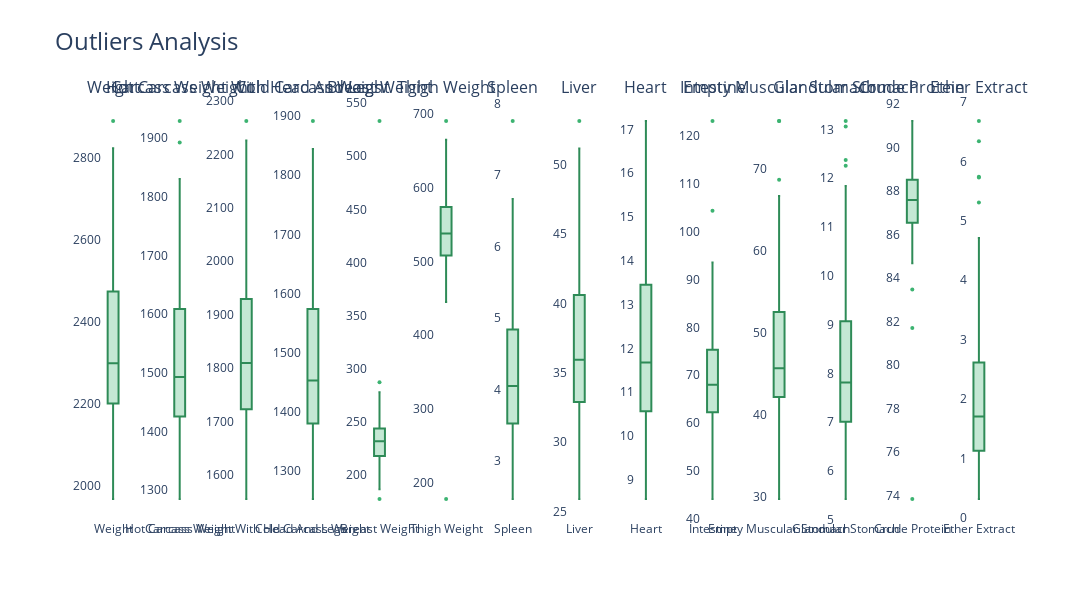

This figure's notebook cell:
### Markdown cell above
#### Outliers

### Code cell
plot_boxplots(df, df.columns)
